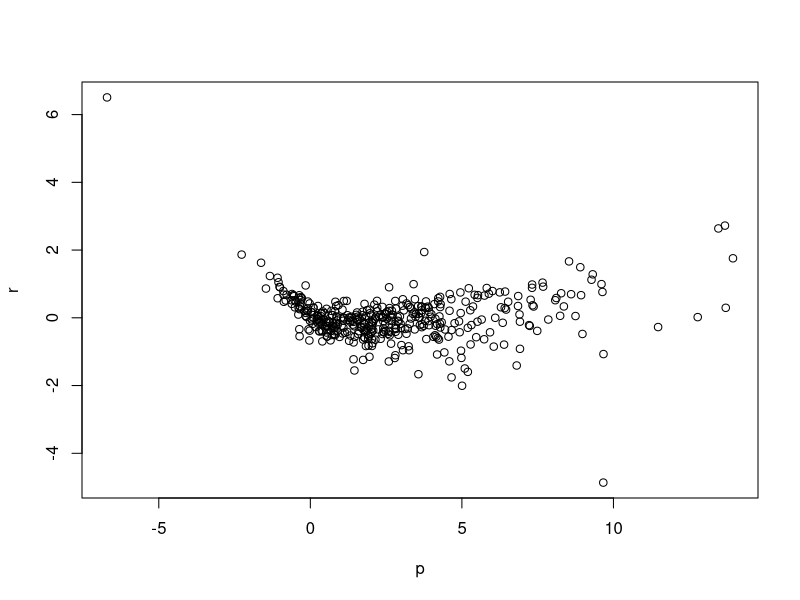
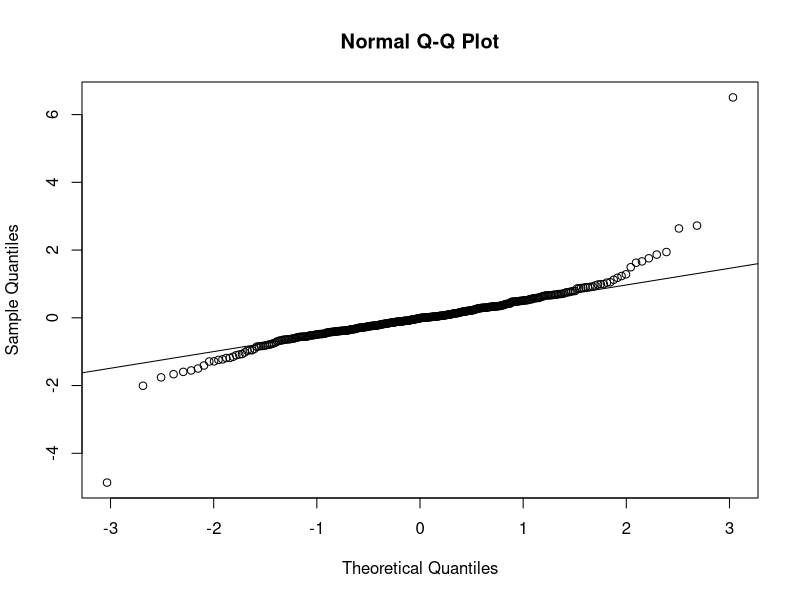
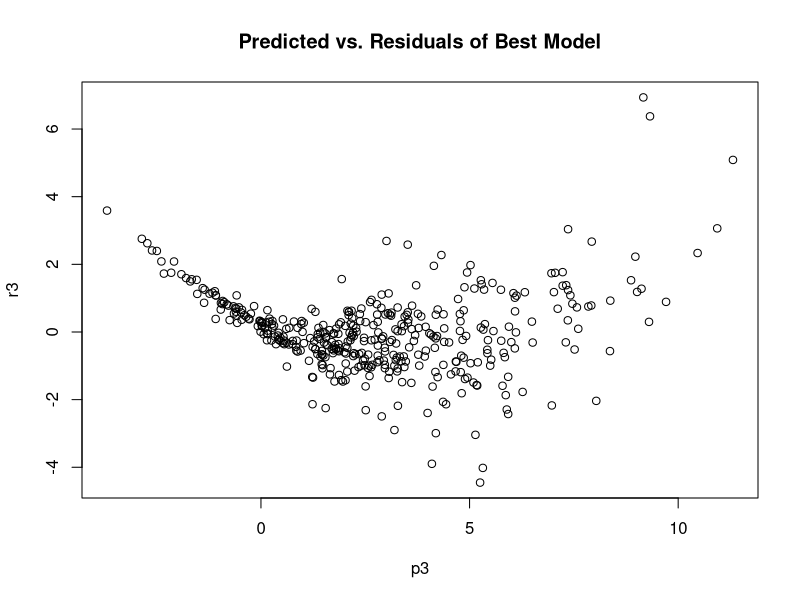
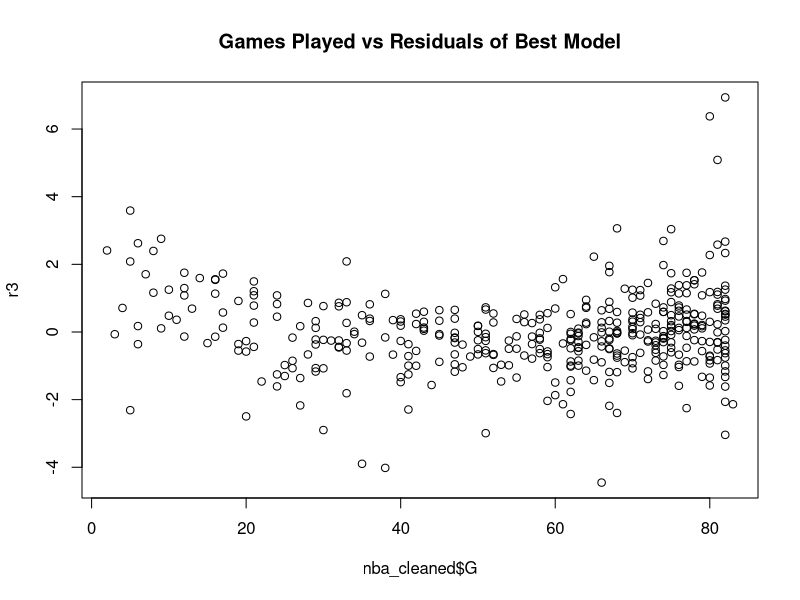
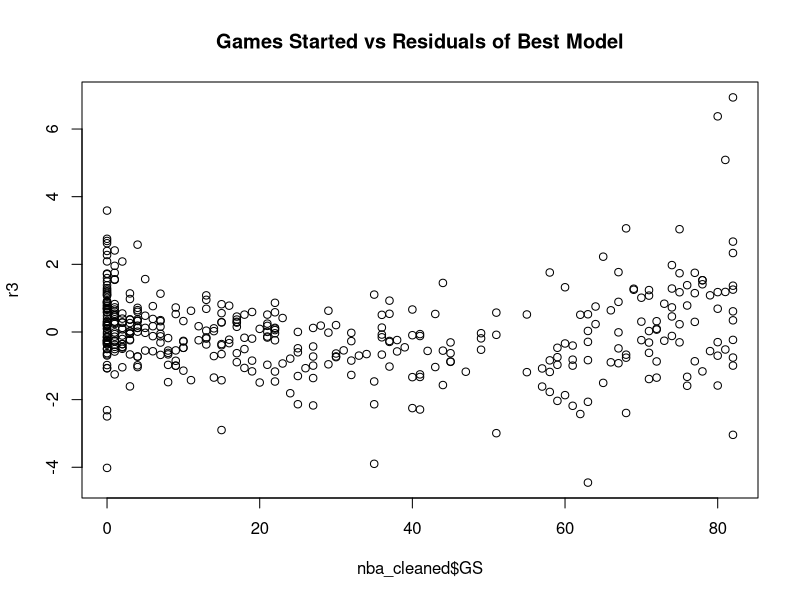
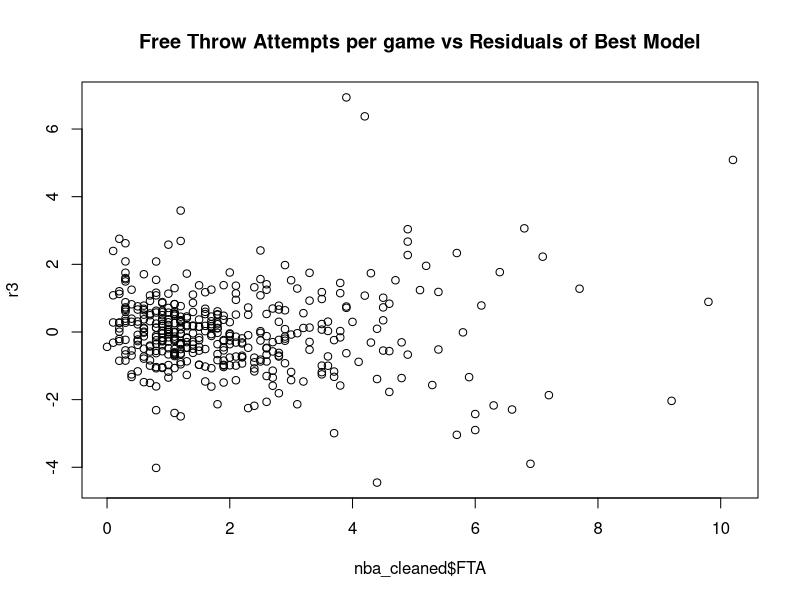
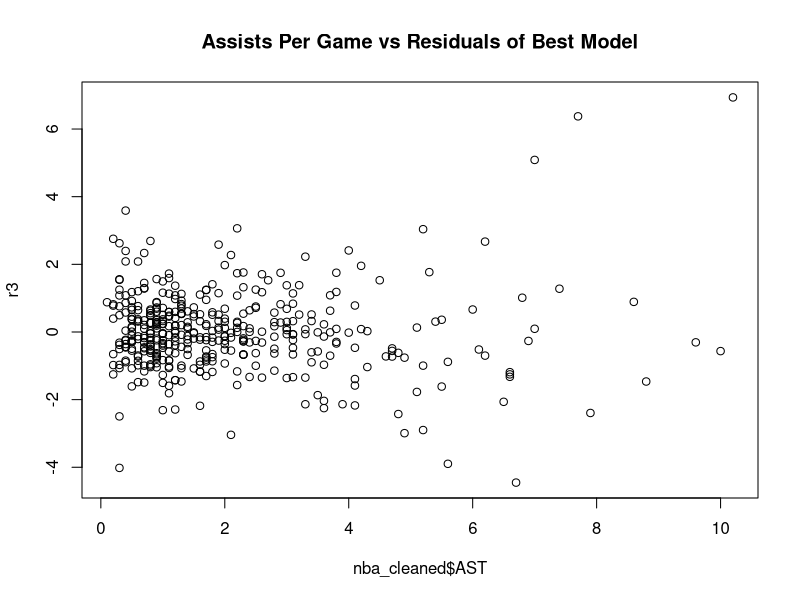
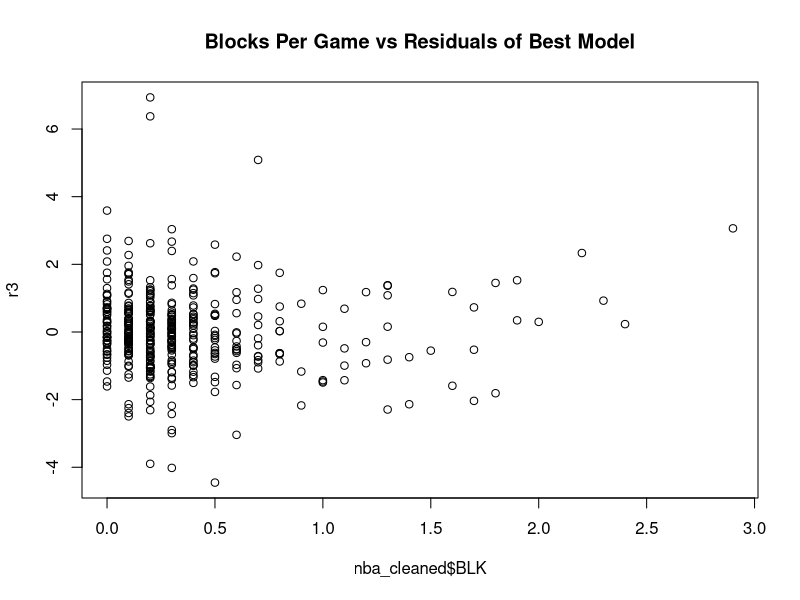

Reproduce these figures in R, in order.
#setwd("/Users/bashrw/grad/cs423/projects/final_project")
library(leaps)
library(MASS)

nba <- read.csv('finalNBA.csv', header = T, na.strings="")

nba_cleaned <- na.omit(nba)

model_v1 <- lm(WS ~ Age + Tm + G + GS + MP + FG + FGA + TwoP + TwoPA + ThreeP + ThreePA + FT + FTA + ORB + DRB + TRB + AST + STL + BLK + TOV + PF + PTS + FGPercent + TwoPPercent + ThreePPercent + eFGPercent + FTPercent + TSPercent + G + GS + MP + PER + ThreePAr + FTr + ORBPercent + DRBPercent + TRBPercent + ASTPercent + STLPercent + BLKPercent + TOVPercent + USGPercent + ORtg + DRtg, data=nba_cleaned)
summary(model_v1)

step1 <- stepAIC(model_v1, direction='both')
step1$anova 
r <- residuals(model_v1)
p <- fitted(model_v1)

plot(p, r)
qqnorm(r)
qqline(r)

summary(influence.measures(model_v1))
summary(model_v1)

# new model from Joey
new_model <- lm(WS ~ Age + G + GS + MP + FGA + TwoP + TwoPA + FT + FTA + DRB + 
                  TRB + AST + STL + BLK + TOV + PF + PTS + FGPercent + 
                  TwoPPercent + TSPercent + PER + ORBPercent + DRBPercent + 
                  TRBPercent + ASTPercent + STLPercent + TOVPercent + 
                  USGPercent + ORtg + DRtg, data=nba_cleaned)
summary(new_model)

#StepAIC on newmodel
step2 <- stepAIC(new_model, direction=c('backward'))
step2$anova
# ReducedNewModel
reduced_new_model <- lm(WS ~ G + GS + MP + FGA + TwoP + TwoPA + 
                          FT + FTA + DRB + TRB + AST + STL + BLK + TOV + PF + 
                          PTS + FGPercent + TwoPPercent + TSPercent + PER + 
                          ORBPercent + DRBPercent + TRBPercent + ASTPercent + 
                          STLPercent + TOVPercent + USGPercent + ORtg + DRtg, 
                        data=nba_cleaned)

summary(reduced_new_model)
library(car)
vif(reduced_new_model)

#Removing MP, FGA, PER, PTS based on high vif Coefficients
reduced_new_model_2 <- lm(WS ~ G + GS + FTA + TRB + AST + STL + BLK + TOV + PF + USGPercent + ORtg + DRtg, data=nba_cleaned)
summary(reduced_new_model_2)
vif(reduced_new_model_2)
#Removing TOV and TRB, based on low P-value and high VIF, respectively
reduced_new_model_3 <- lm(WS ~ G + GS + FTA + AST + STL + BLK + PF + USGPercent + ORtg + DRtg, data=nba_cleaned)
summary(reduced_new_model_3)
vif(reduced_new_model_3)
#Removing USGPercent and STL Based on insignificant p-value
reduced_new_model_4 <- lm(WS ~ G + GS + FTA + AST + BLK + PF + ORtg + DRtg, data=nba_cleaned)
summary(reduced_new_model_4)
vif(reduced_new_model_4)
r3 <- residuals(reduced_new_model_4)
p3 <- fitted(reduced_new_model_4)

plot(p3, r3, main="Predicted vs. Residuals of Best Model")
plot(nba_cleaned$G, r3, main="Games Played vs Residuals of Best Model")
plot(nba_cleaned$GS, r3, main="Games Started vs Residuals of Best Model")
plot(nba_cleaned$FTA, r3, main="Free Throw Attempts per game vs Residuals of Best Model")
plot(nba_cleaned$AST, r3, main="Assists Per Game vs Residuals of Best Model")
plot(nba_cleaned$BLK, r3, main="Blocks Per Game vs Residuals of Best Model")
plot(nba_cleaned$PF, r3, main="Personal Fouls per Game vs Residuals of Best Model")
plot(nba_cleaned$ORtg, r3, main="Offensive Rating vs Residuals of Best Model")
plot(nba_cleaned$DRtg, r3, main="Defensive Rating vs Residuals of Best Model")

vif(new_model)



qqnorm(r3, main="Residuals of Best Model")
qqline(r3)

confint(reduced_new_model_4)

summary(influence.measures(reduced_new_model_4))

predict(reduced_new_model_4, interval="predict")

first_reduced_model <- lm(WS ~ G + MP + FG + TwoPA + ThreePA + FTA + DRB + TRB + AST + STL + TOV + PF + PTS + FGPercent + TwoPPercent + ThreePPercent + eFGPercent + FTPercent + PER + ThreePAr + FTr + ORBPercent + DRBPercent + TRBPercent + ASTPercent + STLPercent + USGPercent + ORtg + DRtg + OBPM + BPM + VORP, data=nba_cleaned)
summary(first_reduced_model)

# Based on summary, we eliminate those independent variables with high p-values

second_reduced_model <- lm(WS ~ G + MP + FG + TwoPA + ThreePA + FTA + DRB + TRB + AST + STL + TOV + PTS + FGPercent + TwoPPercent + eFGPercent + PER + ThreePAr + ASTPercent + STLPercent + ORtg + DRtg + OBPM + BPM + VORP, data=nba_cleaned)
summary(second_reduced_model)

# Based on summary, we eliminate further independent variables with high p-values to increase parsimony
third_reduced_model <- lm(WS ~ G + MP + FG + TwoPA + ThreePA + FTA + DRB + TRB + AST + STL + TOV + PTS + FGPercent + TwoPPercent + eFGPercent + ThreePAr + STLPercent + ORtg + DRtg + OBPM + BPM + VORP, data=nba_cleaned)
summary(third_reduced_model)

# Do one more AIC stepwise function on our third reduced model
step <- stepAIC(third_reduced_model, direction='both')
step$anova

# AIC stepwise function confirms our model is ideal (according to AIC statistic)

r <- residuals(third_reduced_model)
p <- fitted(third_reduced_model)

plot(p, r, main="Predicted vs. Residuals of Best Model")

qqnorm(r, main="Residuals of Best Model")
qqline(r)

summary(influence.measures(third_reduced_model))
# we have about thirty influence points

# Check for multicollinarity
vif(third_reduced_model)

# we need to adjust the model based on the multicollinarity
# Eliminate the highest VIF variables

# We remove the two biggest VIF independent variables: PTS and FG
model1 <- lm(WS ~ G + MP + TwoPA + ThreePA + FTA + DRB + TRB + AST + STL + TOV + FGPercent + TwoPPercent + eFGPercent + ThreePAr + STLPercent + ORtg + DRtg + OBPM + BPM + VORP, data=nba_cleaned)

summary(model1)

vif(model1)

# This helps to reduce overall multicollinarity, but we still have a very high VIF value for FGPercent (remove FTPercent)
model2 <- lm(WS ~ G + MP + TwoPA + ThreePA + FTA + DRB + TRB + AST + STL + TOV + TwoPPercent + eFGPercent + ThreePAr + STLPercent + ORtg + DRtg + OBPM + BPM + VORP, data=nba_cleaned)

summary(model2)

vif(model2)

# This further helps, but now we see a high collinarity between DRB and TRB, so we remove TRB
model3 <- lm(WS ~ G + MP + TwoPA + ThreePA + FTA + DRB + AST + STL + TOV + TwoPPercent + eFGPercent + ThreePAr + STLPercent + ORtg + DRtg + OBPM + BPM + VORP, data=nba_cleaned)

summary(model3)

vif(model3)

# DRB went down, but OBPM and BPM have high collinarity (remove OBPM)
model4 <- lm(WS ~ G + MP + TwoPA + ThreePA + FTA + DRB + AST + STL + TOV + TwoPPercent + eFGPercent + ThreePAr + STLPercent + ORtg + DRtg + BPM + VORP, data=nba_cleaned)

summary(model4)

vif(model4)

# Based on p-values of model 4, we remove several ind. variables whose p-values are not too high to be statistically significant
model5 <- lm(WS ~ G + MP + TwoPA + FTA + AST + STL + TOV + eFGPercent + STLPercent + ORtg + DRtg + BPM + VORP, data=nba_cleaned)

summary(model5)

vif(model5)

# Remove all VIF ind. variables with VIF values greater than 6
model6 <- lm(WS ~ G + TwoPA + AST + eFGPercent + DRtg + VORP, data=nba_cleaned)

summary(model6)

vif(model6)

# Defensive rating is no longer significant
model7 <- lm(WS ~ G + TwoPA + eFGPercent + VORP + STL + TOV, data=nba_cleaned)

summary(model7)

vif(model7)

r7 <- residuals(model7)
p7 <- fitted(model7)

plot(p7, r7, main="Residuals vs Predicted for Model 7")
qqnorm(r7, main="Normal plot for Model 7")
qqline(r7)

confint(model7)

summary(influence.measures(model7))
